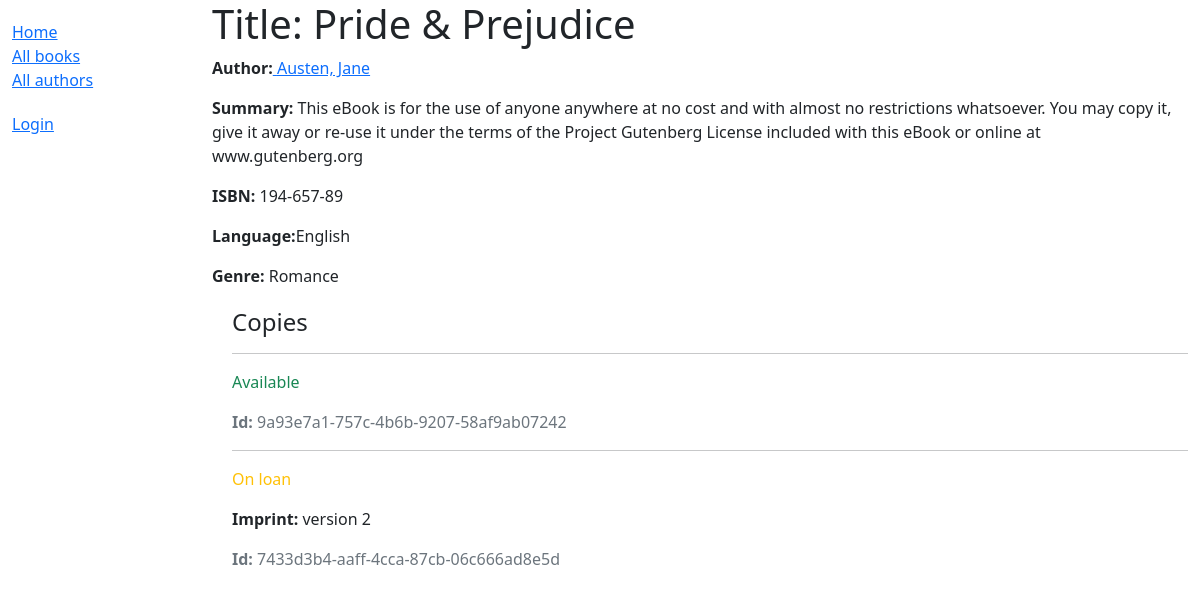
The app's page /catalog/book/1, older data.
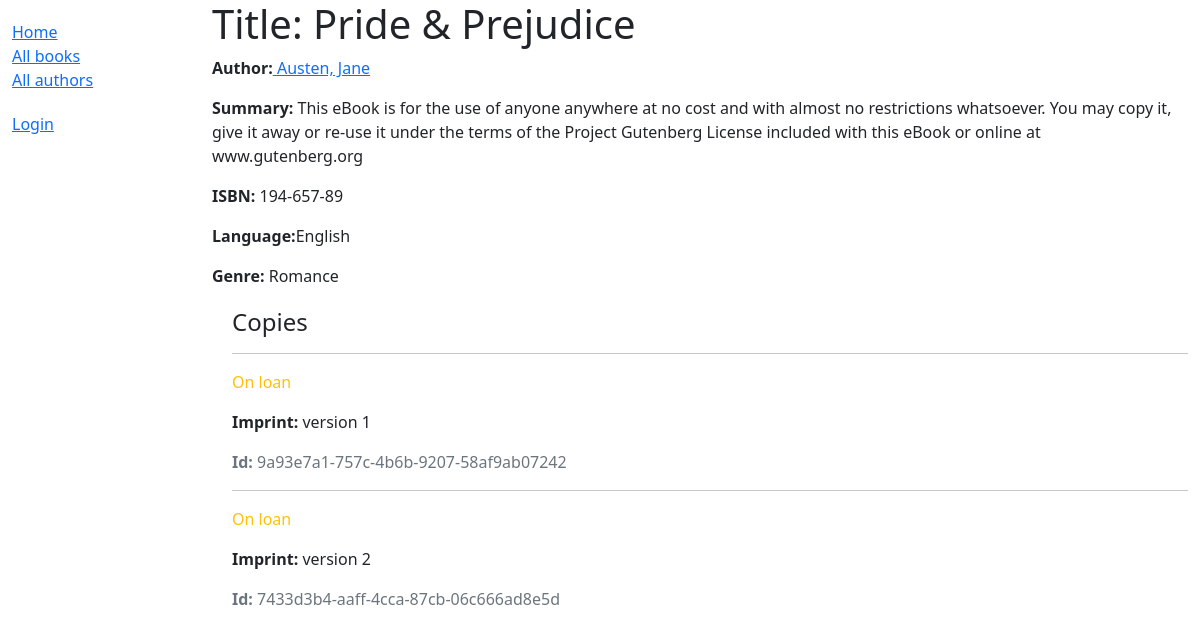
The same page, newer data.
### catalog/models.py (models this page shows, shortened)
class Book(models.Model):
	title = models.CharField(max_length=200)
	author = models.ForeignKey('Author', on_delete=models.SET_NULL, null=True)
	summary = models.TextField(max_length=1000, help_text="Enter a brief description of the book")
	isbn = models.CharField('ISBN', max_length=13, unique=True, help_text="13 Character "
	                                                                      "<a href='https://www.isbn-international.org/content/what-isbn'>ISBN</a>")
	genre = models.ManyToManyField(Genre, help_text="Select a genre for this book")
	language = models.ForeignKey('Language', on_delete=models.SET_NULL, null=True)
	def display_genre(self):
		return ', '.join(genre.name for genre in self.genre.all()[:3])
	display_genre.short_description = 'Book Genre'

class Author(models.Model):
	first_name = models.CharField(max_length=100)
	last_name = models.CharField(max_length=100)
	date_of_birth = models.DateField(null=True, blank=True)
	date_of_death = models.DateField('died', null=True, blank=True)
	class Meta:
		ordering = ['last_name', 'first_name']
		permissions = (('can_create_author', 'Create new author'), ('can_delete_author', 'Delete Author'),
		               ('can_update_author', 'Update Given Author'))
	def get_absolute_url(self):
		return reverse('author-detail', args=[str(self.id)])
	def __str__(self):
		return f'{self.last_name}, {self.first_name}'

class Language(models.Model):
	name = models.CharField(max_length=200,
	                        help_text="Enter the book's natural language (e.g. English, French, Igbo etc.)")
	def __str__(self):
		return self.name

class Genre(models.Model):
	name = models.CharField(max_length=200, help_text='Enter a book genre (e.g. Science Fiction)')
	def __str__(self):
		return self.name

class BookInstance(models.Model):
	id = models.UUIDField(primary_key=True, default=uuid.uuid4(), help_text="Unique ID for this particular book "
	                                                                        "across whole library")
	book = models.ForeignKey(Book, on_delete=models.RESTRICT, null=True)
	imprint = models.CharField(max_length=200)
	due_back = models.DateField(null=True, blank=True)
	borrower = models.ForeignKey(User, on_delete=models.SET_NULL, null=True, blank=True)
	LOAN_STATUS = (
		('m', 'Maintenance'),
		('o', 'On loan'),
		('a', 'Available'),
		('r', 'Reserved')
	)
	status = models.CharField(
		max_length=1,
		choices=LOAN_STATUS,
		blank=True,
		default='m',
		help_text='Book availability'
	)
	class Meta:
		ordering = ['due_back']
		permissions = (("can_mark_returned", "Set book as returned"),)

### catalog/views.py (the view)
# urls.py: path('book/<int:pk>', views.BookDetailView.as_view(), name='book-detail'),
class BookDetailView(generic.DetailView):
	model = Book
	template_name = 'book_detail.html'

### catalog/templates/book_detail.html
{% extends 'base_generic.html' %}
{% block content %}
    <h1>Title: {{ book.title }}</h1>
    <p><strong>Author:</strong><a href="{{ book.author.get_absolute_url }}"> {{ book.author }}</a></p>
    <p><strong>Summary:</strong> {{ book.summary }}</p>
    <p><strong>ISBN:</strong> {{ book.isbn }}</p>
    <p><strong>Language:</strong>{{ book.language }}</p>
    <p><strong>Genre:</strong> {{ book.genre.all|join:', ' }}</p>
    <div style="margin-left: 20px; margin-top: 20px">
        <h4>Copies</h4>
        {% for copy in book.bookinstance_set.all %}
            <hr>
            <p class="{% if copy.status == 'a' %}text-success{% elif copy.status == 'm' %}text-danger{% else %}
                text-warning{% endif %}">{{ copy.get_status_display }}
            </p>
        {% if copy.status != 'a' %}
            <p><strong>Imprint:</strong> {{ copy.imprint }}</p>
        {% endif %}
            <p class="text-muted"><strong>Id:</strong> {{ copy.id }}</p>
        {% endfor %}
    </div>
{% endblock %}

### catalog/templates/base_generic.html (shortened to what this page needs)
<!DOCTYPE html>
<html lang="en">
<head>
    <link href="https://cdn.jsdelivr.net/npm/bootstrap@5.1.3/dist/css/bootstrap.min.css"
    rel="stylesheet"
>
    {% load static %}
    <link rel="stylesheet" href="{% static 'css/styles.css' %}">
</head>
<body>
    <div class="container-fluid">
        <div class="row">
            <div class="col-sm-2">
                {% block sidebar %}
                    <ul class="sidebar-nav">
                        <li>
                            <a href="{% url 'index' %}">Home</a>
                        </li>
                        <li>
                            <a href="{% url 'books' %}">All books</a>
                        </li>
                        <li>
                            <a href="{% url 'authors' %}">All authors</a>
                        </li>
                    </ul>
                    <ul class="sidebar-nav">
                        {% if user.is_authenticated and user.is_staff %}
                            <ul class="sidebar-nav">
                                <li class="text-light bg-primary">Librarian: {{ user.get_username }}</li>
                                {% if perms.catalog.can_mark_returned %}
                                    <li><a href="{% url 'loaned' %}">Borrowed Books & User List</a> </li>
                                    <li><a href="{% url 'logout' %}?next={{ request.path }}">Logout</a></li>
                                {% endif %}
                                {% elif user.is_authenticated %}
                                    <li class="text-white bg-success">User: {{ user.get_username }}</li>
                                    <li><a href="{% url 'my-borrowed' %}">Books Borrowed</a></li>
                                    <li><a href="{% url 'logout' %}?next={{ request.path }}">Logout</a></li>
                                {% else %}
                                    <li><a href="{% url 'login' %}">Login</a></li>
                             </ul>
                        {% endif %}
                {% endblock %}
            </div>
        <div class="col-sm-10">
            {% block content %} {% endblock %}
        </div>
        </div>
    </div>
</body>
</html>

### catalog/static/css/styles.css (style rules this page uses)
.sidebar-nav { margin-top: 20px; padding: 0; list-style: none; }

Row changes from the older to the newer data that the page shows:
changed BookInstance "9a93e7a1-757c-4b6b-9207-58af9ab07242": status "Available" → "On loan"; imprint (not shown) → "version 1"
